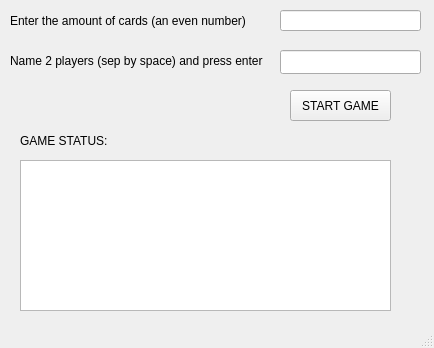
<?xml version="1.0" encoding="UTF-8"?>
<ui version="4.0">
 <class>MainWindow</class>
 <widget class="QMainWindow" name="MainWindow">
  <property name="geometry">
   <rect>
    <x>0</x>
    <y>0</y>
    <width>434</width>
    <height>348</height>
   </rect>
  </property>
  <property name="windowTitle">
   <string>MainWindow</string>
  </property>
  <widget class="QWidget" name="centralwidget">
   <widget class="QLineEdit" name="amountOfCardLineEdit">
    <property name="geometry">
     <rect>
      <x>280</x>
      <y>10</y>
      <width>141</width>
      <height>21</height>
     </rect>
    </property>
   </widget>
   <widget class="QLineEdit" name="playerNameStringLineEdit">
    <property name="geometry">
     <rect>
      <x>280</x>
      <y>50</y>
      <width>141</width>
      <height>24</height>
     </rect>
    </property>
   </widget>
   <widget class="QLabel" name="label">
    <property name="geometry">
     <rect>
      <x>10</x>
      <y>10</y>
      <width>271</width>
      <height>21</height>
     </rect>
    </property>
    <property name="text">
     <string>Enter the amount of cards (an even number)</string>
    </property>
   </widget>
   <widget class="QLabel" name="label_4">
    <property name="geometry">
     <rect>
      <x>10</x>
      <y>40</y>
      <width>271</width>
      <height>41</height>
     </rect>
    </property>
    <property name="text">
     <string>Name 2 players (sep by space) and press enter</string>
    </property>
   </widget>
   <widget class="QPushButton" name="startGamePushButton">
    <property name="geometry">
     <rect>
      <x>290</x>
      <y>90</y>
      <width>101</width>
      <height>31</height>
     </rect>
    </property>
    <property name="text">
     <string>START GAME</string>
    </property>
   </widget>
   <widget class="QTextBrowser" name="gameStatusTextBrowser">
    <property name="geometry">
     <rect>
      <x>20</x>
      <y>160</y>
      <width>371</width>
      <height>151</height>
     </rect>
    </property>
   </widget>
   <widget class="QLabel" name="label_5">
    <property name="geometry">
     <rect>
      <x>20</x>
      <y>130</y>
      <width>131</width>
      <height>21</height>
     </rect>
    </property>
    <property name="text">
     <string>GAME STATUS:</string>
    </property>
   </widget>
  </widget>
  <widget class="QMenuBar" name="menubar">
   <property name="geometry">
    <rect>
     <x>0</x>
     <y>0</y>
     <width>434</width>
     <height>25</height>
    </rect>
   </property>
  </widget>
  <widget class="QStatusBar" name="statusbar"/>
 </widget>
 <resources/>
 <connections/>
</ui>
